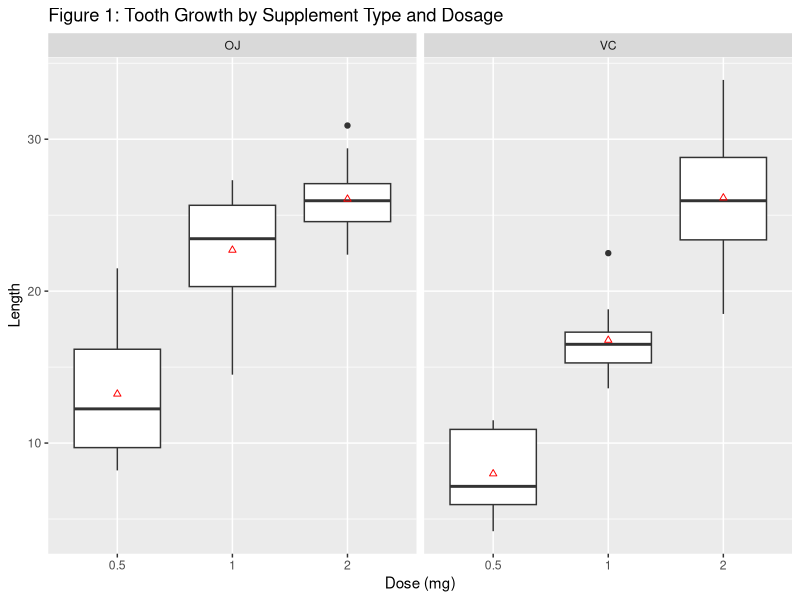

This chart was generated by the following R code:
## ---- chunk 1
knitr::opts_chunk$set(echo = TRUE)
## ---- chunk 2
library(ggplot2)
library(datasets)
data("ToothGrowth")
t <- ToothGrowth
t$df <- as.factor(t$dose)
g <- ggplot(t, aes(df, len))
g + geom_boxplot() + 
        facet_grid(.~ supp) +
       stat_summary(fun.y=mean, geom="point", shape=24, color="red") +
        labs(title="Figure 1: Tooth Growth by Supplement Type and Dosage",
             x="Dose (mg)", 
             y = "Length")
## ---- chunk 3
set.seed(1)
y1 <- t$len
group1 <- as.character(t$supp)
testStat1 <- function(w1, g1) mean(w1[g1 == "OJ"]) - mean(w1[g1 == "VC"])
observedStat1 <- testStat1(y1, group1)
permutations1 <- sapply(1 : 10000, function(i) testStat1(y1, sample(group1)))
## ---- chunk 4
set.seed(2)
subdata1 <- t[t$dose %in% c(0.5, 1.0),]
y2 <- subdata1$len
group2 <- as.character(subdata1$dose)
testStat2 <- function(w2, g2) mean(w2[g2 == "1"]) - mean(w2[g2 == "0.5"])
observedStat2 <- testStat2(y2, group2)
permutations2 <- sapply(1 : 10000, function(i) testStat2(y2, sample(group2)))
## ---- chunk 5
set.seed(3)
subdata2 <- t[t$dose %in% c(1.0, 2.0),]
y3 <- subdata2$len
group3 <- as.character(subdata2$dose)
testStat3 <- function(w3, g3) mean(w3[g3 == "2"]) - mean(w3[g3 == "1"])
observedStat3 <- testStat3(y3, group3)
permutations3 <- sapply(1 : 10000, function(i) testStat3(y3, sample(group3)))
